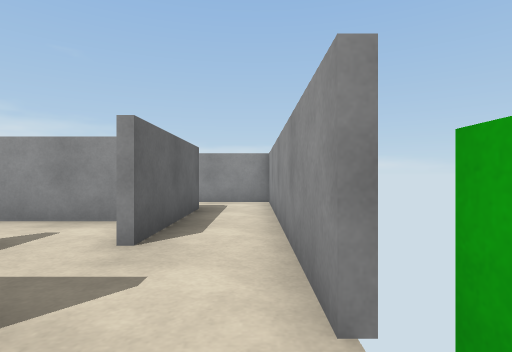
[1] (above)

17 first-person views from a walk through a robot-simulator world made for Webots. The camera is 0.08 m above the floor, looks level and sees 80° across. The floor is counted in squares, 0.1 m on a side. Each view is taken from the middle of a square. On the plan, view 1 faces up. The plan holds only what a view shows up to about 10 squares ahead; the rest is blank. The robots in the file are not drawn.

[2]
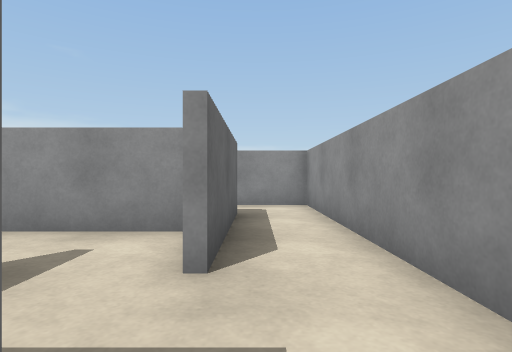

[3]
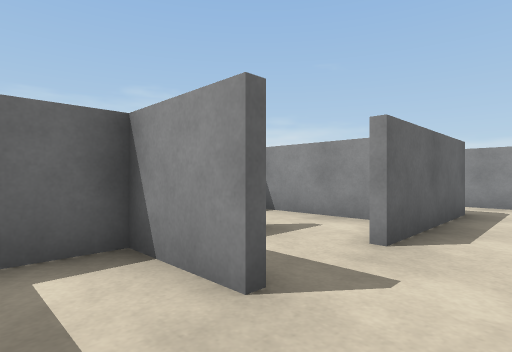

[4]
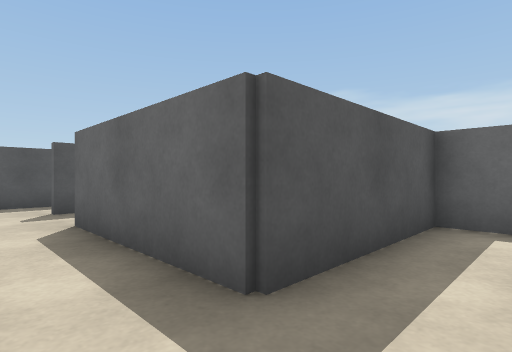

[5]
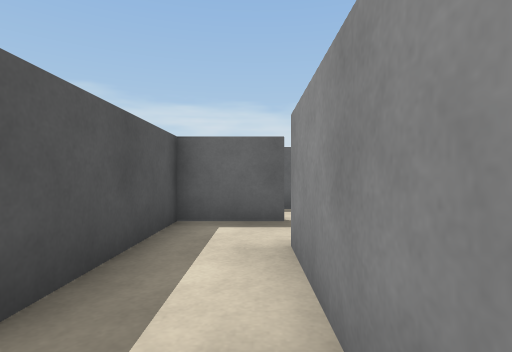

[6]
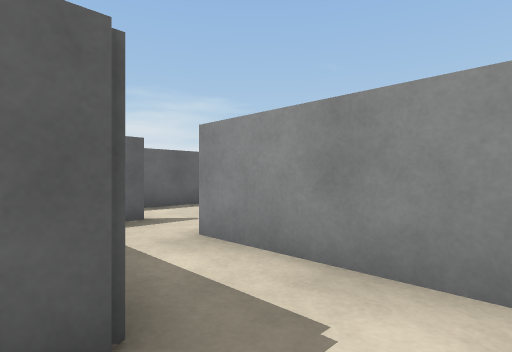

[7]
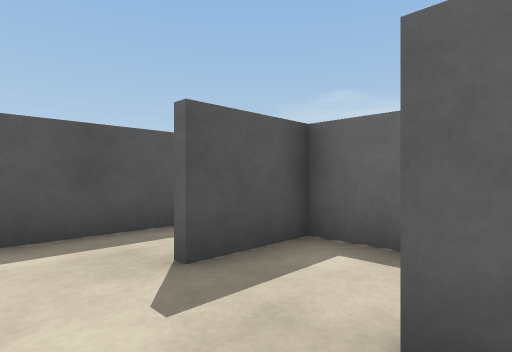

[8]
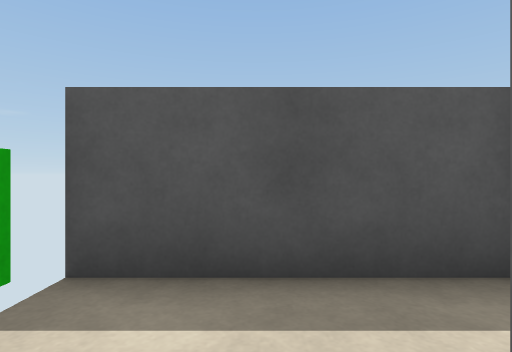

[9]
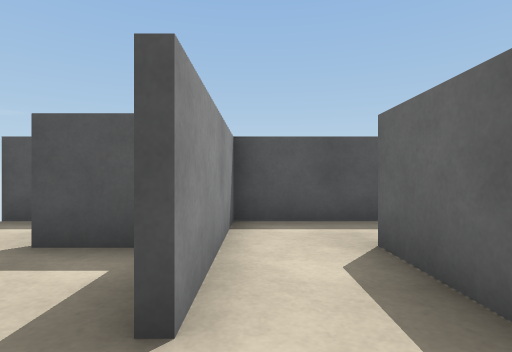

[10]
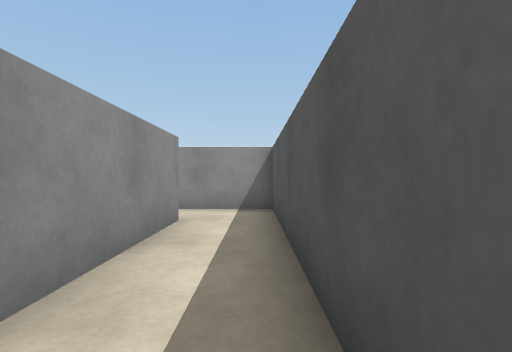

[11]
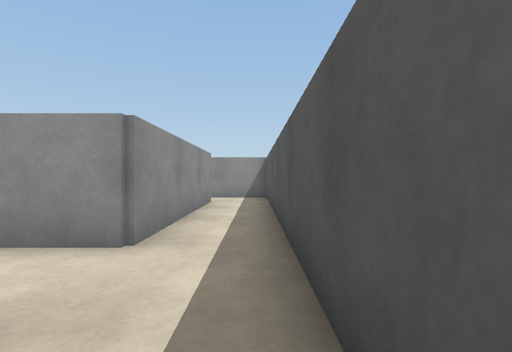

[12]
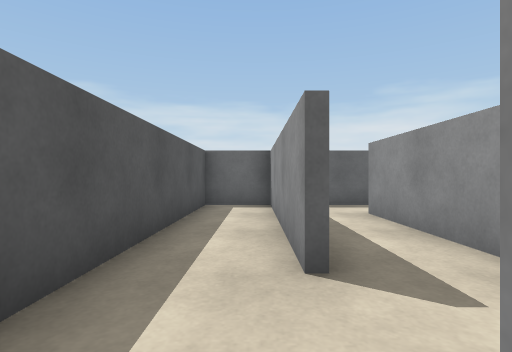

[13]
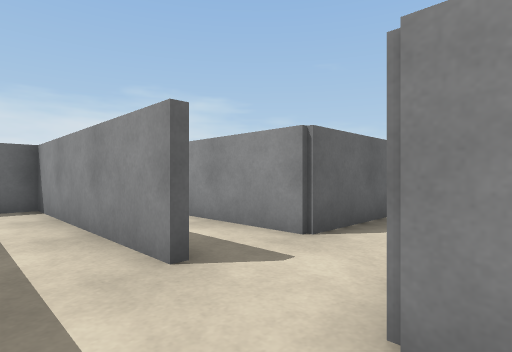

[14]
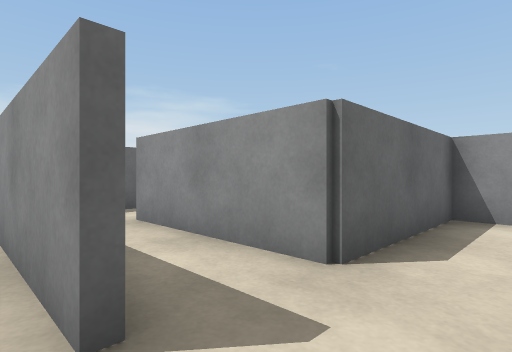

[15]
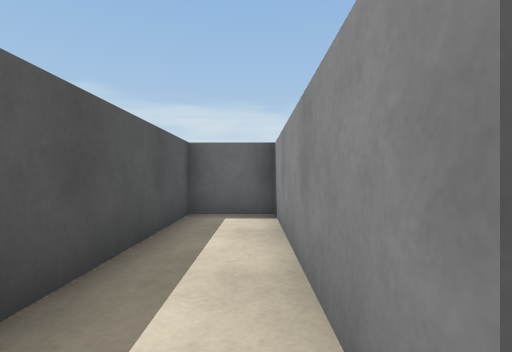

[16]
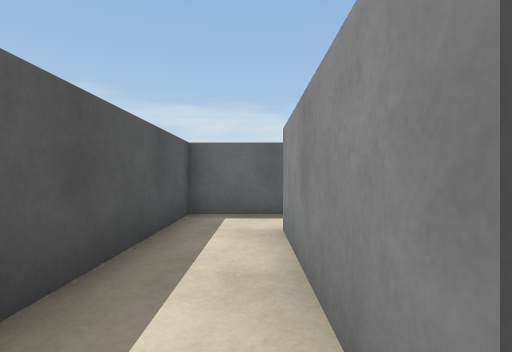

[17]
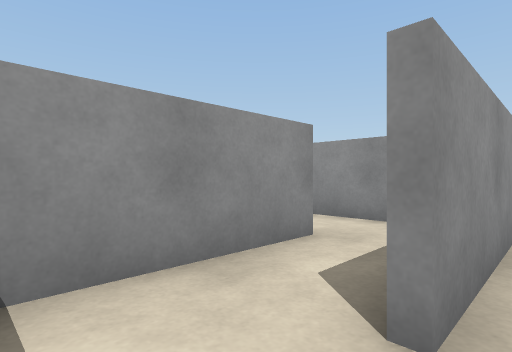

### Floor plan
Ten units are one square. View 1 is at (0, 0); x grows to the right and y downward. Boxes are objects, and circles mark ways between rooms. Rooms are numbered by the first view taken in them; rooms with no view inside come last. Other rooms are left out.
<svg viewBox="-199 -101 219 111">
<path fill="none" stroke="#000" d="M-15 -14 -35 -14M4 -15 4 -35M-31 4 5 4M-35 -16 -15 -16M-34 -29 -34 -2M-54 -96 -54 -76 -14 -76 -14 -35M4 -35 4 -94 -35 -94M-20 -54 -51 -54M-54 -34 -54 -14M-36 -15 -36 -35M-135 -14 -194 -14 -194 4 -36 4 -36 -15M-54 -14 -116 -14 -116 -29M-194 -42 -194 -16 -146 -16M-135 -74 -135 -34 -175 -34M-155 -54 -174 -54"/>
<rect x="5" y="-15" width="10" height="20" fill="#bbb"><title>green box</title></rect>
<circle cx="0" cy="-40" r="3" fill="#2a7"/>
<circle cx="-20" cy="-30" r="3" fill="#2a7"/>
<circle cx="-40" cy="-25" r="3" fill="#2a7"/>
<circle cx="-125" cy="-20" r="3" fill="#2a7"/>
<text x="-10" y="-10">1</text>
<text x="-10" y="-80">2</text>
<text x="-30" y="-40">3</text>
<text x="-120" y="-10">4</text>
<text x="-150" y="-30">5</text>
<text x="-160" y="-50">6</text>
</svg>
Room 1 opens to room 2. Room 1 opens to room 3. Room 3 opens to room 4. Room 4 opens to room 5.

Where each view was taken, in squares from view 1:
view 1: 0 up, 0 right, facing up
view 2: 1 up, 1 left, facing up
view 3: 0 up, 0 right, facing up-left
view 4: 9 up, 0 right, facing down-left
view 5: 9 up, 0 right, facing left
view 6: 7 up, 0 right, facing up-left
view 7: 4 up, 0 right, facing down-left
view 8: 2 up, 1 left, facing down
view 9: 5 up, 4 left, facing down
view 10: 0 up, 11 left, facing right
view 11: 0 up, 15 left, facing right
view 12: 1 up, 11 left, facing left
view 13: 0 up, 11 left, facing up-left
view 14: 1 up, 12 left, facing up-left
view 15: 1 up, 13 left, facing left
view 16: 3 up, 13 left, facing left
view 17: 3 up, 19 left, facing up-right
